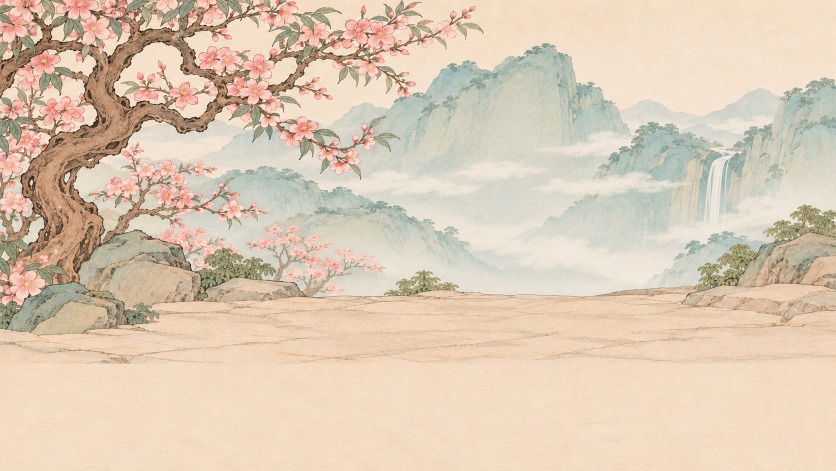
#> input picture work/b-deliveries/H07_huaguoshan_v01/sources/reference_generated.png, 1672 x 941 px (shown at 1/2 size)
$ python -i build_scenes.py   (imports and definitions only)
#> lines starting #> are read from the running program, lines starting #| are printed output that depends on the picture
from pathlib import Path
from PIL import Image,ImageDraw,ImageFont,ImageCms
from scipy.ndimage import distance_transform_edt
import numpy as np,json,csv,shutil

ROOT=Path(__file__).resolve().parents[1]
SOURCE=Path(r'C:/Users/Bobazbob/.codex/generated_images/01a2076e-95aa-72a1-b0dd-073304092804')
PROFILE=ImageCms.ImageCmsProfile(ImageCms.createProfile('sRGB')).tobytes()
SCENES={
 'huaguoshan':('H07_huaguoshan_v01','exec-3686fdf4-84ed-4ee6-a872-eb9a41e89a2c.png',[
 'exec-6eabf2e3-00d2-490d-a783-76b145d19241.png','exec-44a4ce93-fd52-4453-919a-53d21c01a498.png','exec-c8a000fb-f1ae-4605-a6a8-f3bd76362cbe.png','exec-8bc56d12-7a56-4ff9-866f-379d6ec9fd4f.png']),
 'daguanyuan':('H08_daguanyuan_v01','exec-984aa08c-7337-42c0-a5c3-55d3f3f2a674.png',[
 'exec-73d58526-c620-4056-b3e5-74de3eca8b4f.png','exec-73c9018f-aef1-48ad-861f-ec724683a953.png','exec-f4a399c7-13fb-41cb-8875-ba3ff67802ac.png','exec-ec82bece-29c5-4cb1-8d83-0b2f451822a9.png'])}
CHARACTERS=ROOT/'H06_characters_v01'
# [1 line not run here, left out]
FONT=ImageFont.truetype('C:/Windows/Fonts/msyh.ttc',23)
SMALL=ImageFont.truetype('C:/Windows/Fonts/msyh.ttc',19)

def normalize(path,opaque=False):
#> called with opaque = False
    im=Image.open(path).convert('RGBA');arr=np.array(im)
    if not opaque:
        alpha=arr[:,:,3];dist=distance_transform_edt(alpha>=240)
#> after `alpha = arr[:, :, 3]`: alpha: shape (941, 1672); every value is 255
#> after `dist = distance_transform_edt(alpha >= 240)`:
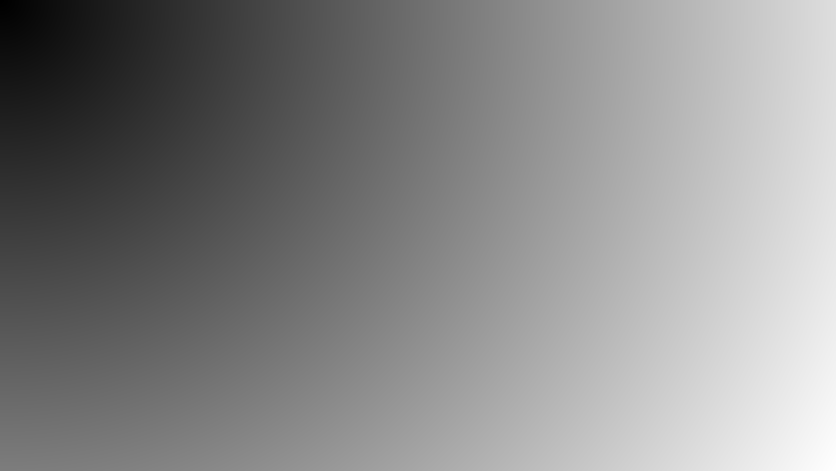
#> dist: shape (941, 1672) float64 (shown at 1/2 size); min 1, max 1917.7, mean 1023.3; drawn with min black and max white
        nearest=distance_transform_edt(~(dist>=3),return_distances=False,return_indices=True)
        rgb=arr[:,:,:3];hi=rgb.max(axis=2).astype(float);lo=rgb.min(axis=2).astype(float)
#> in normalize, rgb is the input picture: shape (941, 1672, 3); mean R, G, B 220.4, 201.8, 180.8
#> after `hi = rgb.max(axis=2).astype(float)`:
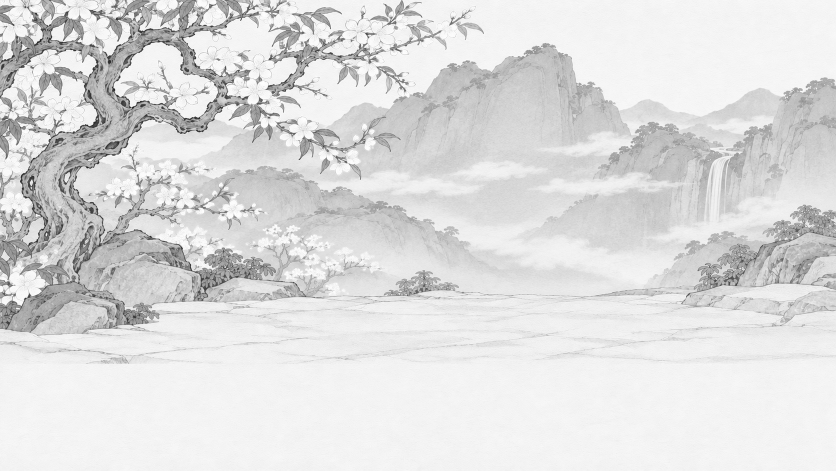
#> hi: shape (941, 1672) float64 (shown at 1/2 size); min 18, max 255, mean 221.4
#> after `lo = rgb.min(axis=2).astype(float)`:
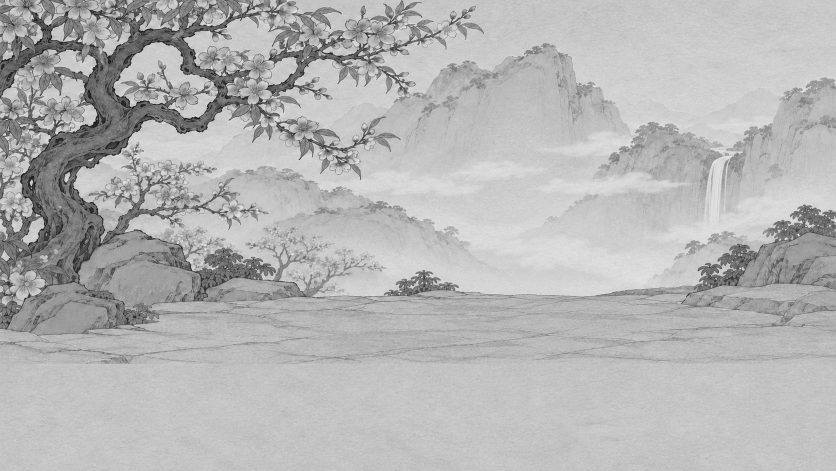
#> lo: shape (941, 1672) float64 (shown at 1/2 size); min 0, max 247, mean 180.6
        bad=(alpha>0)&(dist<4)&(hi>215)&((hi-lo)/(hi+1)>0.80)
#> bad: shape (941, 1672) bool; every value is 0
        rgb[bad]=rgb[nearest[0][bad],nearest[1][bad]]
        arr[alpha==0,:3]=0;im=Image.fromarray(arr)
    crop_h=im.width*9/16;crop_y=(im.height-crop_h)/2
#> after `crop_h = im.width * 9 / 16`: crop_h = 940.5
#> after `crop_y = (im.height - crop_h) / 2`: crop_y = 0.25
    assert crop_y>=-1
    output=im.convert('RGBa').resize((1600,900),Image.Resampling.LANCZOS,box=(0,max(0,crop_y),im.width,min(im.height,crop_y+crop_h))).convert('RGBA')
    array=np.array(output)
    if opaque: array[:,:,3]=255
    else:
        a=array[:,:,3];gap=distance_transform_edt(~(a>=16));residue=(a>0)&(a<16)&(gap>3)
#> after `a = array[:, :, 3]`: a: shape (900, 1600); every value is 255
#> after `gap = distance_transform_edt(~(a >= 16))`: gap: shape (900, 1600) float64; every value is 0
#> after `residue = (a > 0) & (a < 16) & (gap > 3)`: residue: shape (900, 1600) bool; every value is 0
        array[residue]=0;array[array[:,:,3]==0,:3]=0
    return Image.fromarray(array)

# [55 lines not run here, left out]

>>> result = normalize('../H07_huaguoshan_v01/sources/reference_generated.png')
